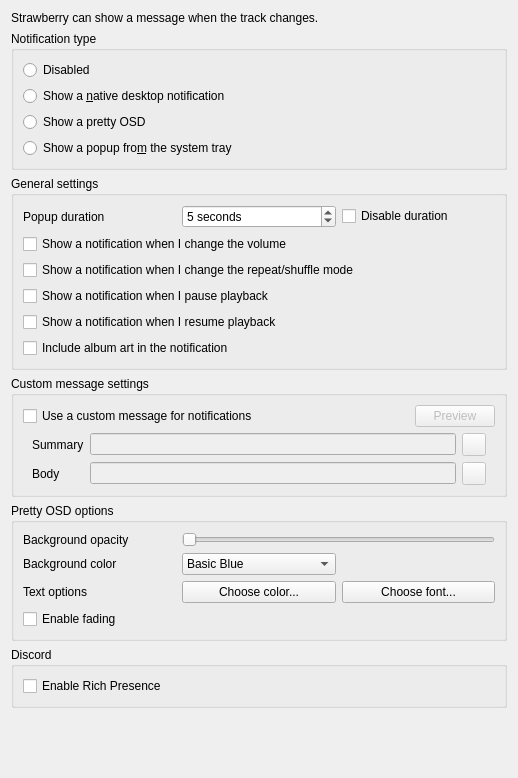
<?xml version="1.0" encoding="UTF-8"?>
<ui version="4.0">
 <class>NotificationsSettingsPage</class>
 <widget class="QWidget" name="NotificationsSettingsPage">
  <property name="geometry">
   <rect>
    <x>0</x>
    <y>0</y>
    <width>518</width>
    <height>778</height>
   </rect>
  </property>
  <property name="windowTitle">
   <string>Notifications</string>
  </property>
  <layout class="QVBoxLayout" name="layout_notificationssettingspage">
   <item>
    <widget class="QLabel" name="label_info">
     <property name="text">
      <string>Strawberry can show a message when the track changes.</string>
     </property>
    </widget>
   </item>
   <item>
    <widget class="QGroupBox" name="groupbox_notification_type">
     <property name="title">
      <string>Notification type</string>
     </property>
     <layout class="QVBoxLayout" name="verticalLayout_7">
      <item>
       <widget class="QRadioButton" name="notifications_none">
        <property name="text">
         <string comment="Refers to a disabled notification type in Notification settings.">Disabled</string>
        </property>
       </widget>
      </item>
      <item>
       <widget class="QRadioButton" name="notifications_native">
        <property name="text">
         <string>Show a &amp;native desktop notification</string>
        </property>
       </widget>
      </item>
      <item>
       <widget class="QRadioButton" name="notifications_pretty">
        <property name="text">
         <string>Show a pretty OSD</string>
        </property>
       </widget>
      </item>
      <item>
       <widget class="QRadioButton" name="notifications_tray">
        <property name="text">
         <string>Show a popup fro&amp;m the system tray</string>
        </property>
       </widget>
      </item>
     </layout>
    </widget>
   </item>
   <item>
    <widget class="QGroupBox" name="notifications_general">
     <property name="title">
      <string>General settings</string>
     </property>
     <layout class="QVBoxLayout" name="layout_notifications_general">
      <item>
       <widget class="QWidget" name="notifications_options" native="true">
        <layout class="QHBoxLayout" name="layout_notifications_options">
         <property name="leftMargin">
          <number>0</number>
         </property>
         <property name="topMargin">
          <number>0</number>
         </property>
         <property name="rightMargin">
          <number>0</number>
         </property>
         <property name="bottomMargin">
          <number>0</number>
         </property>
         <item>
          <widget class="QLabel" name="label_3">
           <property name="text">
            <string>Popup duration</string>
           </property>
          </widget>
         </item>
         <item>
          <widget class="QSpinBox" name="notifications_duration">
           <property name="suffix">
            <string> seconds</string>
           </property>
           <property name="minimum">
            <number>1</number>
           </property>
           <property name="maximum">
            <number>20</number>
           </property>
           <property name="value">
            <number>5</number>
           </property>
          </widget>
         </item>
         <item>
          <widget class="QCheckBox" name="notifications_disable_duration">
           <property name="text">
            <string>Disable duration</string>
           </property>
          </widget>
         </item>
        </layout>
       </widget>
      </item>
      <item>
       <widget class="QCheckBox" name="notifications_volume">
        <property name="text">
         <string>Show a notification when I change the volume</string>
        </property>
       </widget>
      </item>
      <item>
       <widget class="QCheckBox" name="notifications_play_mode">
        <property name="text">
         <string>Show a notification when I change the repeat/shuffle mode</string>
        </property>
       </widget>
      </item>
      <item>
       <widget class="QCheckBox" name="notifications_pause">
        <property name="text">
         <string>Show a notification when I pause playback</string>
        </property>
       </widget>
      </item>
      <item>
       <widget class="QCheckBox" name="notifications_resume">
        <property name="text">
         <string>Show a notification when I resume playback</string>
        </property>
       </widget>
      </item>
      <item>
       <widget class="QCheckBox" name="notifications_art">
        <property name="text">
         <string>Include album art in the notification</string>
        </property>
       </widget>
      </item>
     </layout>
    </widget>
   </item>
   <item>
    <widget class="QGroupBox" name="notifications_custom_text_group">
     <property name="title">
      <string>Custom message settings</string>
     </property>
     <layout class="QVBoxLayout" name="layout_notifications_custom_text_group">
      <item>
       <widget class="QFrame" name="frame_custom_notifications">
        <property name="frameShape">
         <enum>QFrame::Shape::NoFrame</enum>
        </property>
        <property name="frameShadow">
         <enum>QFrame::Shadow::Plain</enum>
        </property>
        <property name="lineWidth">
         <number>0</number>
        </property>
        <layout class="QHBoxLayout" name="horizontalLayout_7">
         <property name="leftMargin">
          <number>0</number>
         </property>
         <property name="topMargin">
          <number>0</number>
         </property>
         <property name="rightMargin">
          <number>0</number>
         </property>
         <property name="bottomMargin">
          <number>0</number>
         </property>
         <item>
          <widget class="QCheckBox" name="notifications_custom_text_enabled">
           <property name="text">
            <string>Use a custom message for notifications</string>
           </property>
          </widget>
         </item>
         <item>
          <widget class="QPushButton" name="notifications_preview">
           <property name="enabled">
            <bool>false</bool>
           </property>
           <property name="sizePolicy">
            <sizepolicy hsizetype="Fixed" vsizetype="Fixed">
             <horstretch>0</horstretch>
             <verstretch>0</verstretch>
            </sizepolicy>
           </property>
           <property name="text">
            <string>Preview</string>
           </property>
          </widget>
         </item>
        </layout>
       </widget>
      </item>
      <item>
       <widget class="QFrame" name="frame">
        <property name="frameShape">
         <enum>QFrame::Shape::NoFrame</enum>
        </property>
        <property name="frameShadow">
         <enum>QFrame::Shadow::Plain</enum>
        </property>
        <property name="lineWidth">
         <number>0</number>
        </property>
        <layout class="QGridLayout" name="gridLayout">
         <property name="topMargin">
          <number>0</number>
         </property>
         <property name="bottomMargin">
          <number>0</number>
         </property>
         <item row="0" column="1">
          <widget class="QLineEdit" name="notifications_custom_text1">
           <property name="enabled">
            <bool>false</bool>
           </property>
           <property name="text">
            <string notr="true"/>
           </property>
          </widget>
         </item>
         <item row="0" column="2">
          <widget class="QToolButton" name="notifications_exp_chooser1">
           <property name="enabled">
            <bool>false</bool>
           </property>
           <property name="accessibleName">
            <string>MenuPopupToolButton</string>
           </property>
           <property name="text">
            <string/>
           </property>
          </widget>
         </item>
         <item row="0" column="0">
          <widget class="QLabel" name="label_summary">
           <property name="text">
            <string>Summary</string>
           </property>
          </widget>
         </item>
         <item row="1" column="0">
          <widget class="QLabel" name="label_body">
           <property name="text">
            <string>Body</string>
           </property>
          </widget>
         </item>
         <item row="1" column="1">
          <widget class="QLineEdit" name="notifications_custom_text2">
           <property name="enabled">
            <bool>false</bool>
           </property>
           <property name="text">
            <string notr="true"/>
           </property>
          </widget>
         </item>
         <item row="1" column="2">
          <widget class="QToolButton" name="notifications_exp_chooser2">
           <property name="enabled">
            <bool>false</bool>
           </property>
           <property name="accessibleName">
            <string>MenuPopupToolButton</string>
           </property>
           <property name="text">
            <string/>
           </property>
          </widget>
         </item>
        </layout>
       </widget>
      </item>
     </layout>
    </widget>
   </item>
   <item>
    <widget class="QGroupBox" name="notifications_pretty_group">
     <property name="title">
      <string>Pretty OSD options</string>
     </property>
     <layout class="QGridLayout" name="layout_notifications_pretty_group">
      <item row="0" column="1" colspan="2">
       <widget class="QSlider" name="notifications_opacity">
        <property name="orientation">
         <enum>Qt::Orientation::Horizontal</enum>
        </property>
       </widget>
      </item>
      <item row="1" column="0">
       <widget class="QLabel" name="label_5">
        <property name="text">
         <string>Background color</string>
        </property>
       </widget>
      </item>
      <item row="2" column="0">
       <widget class="QLabel" name="label_6">
        <property name="text">
         <string>Text options</string>
        </property>
       </widget>
      </item>
      <item row="2" column="2">
       <widget class="QPushButton" name="notifications_font_choose">
        <property name="text">
         <string>Choose font...</string>
        </property>
       </widget>
      </item>
      <item row="2" column="1">
       <widget class="QPushButton" name="notifications_fg_choose">
        <property name="text">
         <string>Choose color...</string>
        </property>
       </widget>
      </item>
      <item row="0" column="0">
       <widget class="QLabel" name="label_4">
        <property name="text">
         <string>Background opacity</string>
        </property>
       </widget>
      </item>
      <item row="1" column="1">
       <widget class="QComboBox" name="notifications_bg_preset">
        <item>
         <property name="text">
          <string>Basic Blue</string>
         </property>
        </item>
        <item>
         <property name="text">
          <string>Strawberry Red</string>
         </property>
        </item>
        <item>
         <property name="text">
          <string>Custom...</string>
         </property>
        </item>
       </widget>
      </item>
      <item row="3" column="0">
       <widget class="QCheckBox" name="notifications_fading">
        <property name="text">
         <string>Enable fading</string>
        </property>
       </widget>
      </item>
     </layout>
    </widget>
   </item>
   <item>
    <widget class="QGroupBox" name="groupbox_discord">
     <property name="title">
      <string>Discord</string>
     </property>
     <layout class="QVBoxLayout" name="verticalLayout_3">
      <item>
       <widget class="QCheckBox" name="richpresence_enabled">
        <property name="text">
         <string>Enable Rich Presence</string>
        </property>
       </widget>
      </item>
     </layout>
    </widget>
   </item>
   <item>
    <spacer name="spacer_bottom">
     <property name="orientation">
      <enum>Qt::Orientation::Vertical</enum>
     </property>
     <property name="sizeHint" stdset="0">
      <size>
       <width>20</width>
       <height>32</height>
      </size>
     </property>
    </spacer>
   </item>
  </layout>
  <action name="action_artist">
   <property name="text">
    <string notr="true">%artist%</string>
   </property>
   <property name="toolTip">
    <string>Add song artist tag</string>
   </property>
  </action>
  <action name="action_album">
   <property name="text">
    <string notr="true">%album%</string>
   </property>
   <property name="toolTip">
    <string>Add song album tag</string>
   </property>
  </action>
  <action name="action_title">
   <property name="text">
    <string notr="true">%title%</string>
   </property>
   <property name="toolTip">
    <string>Add song title tag</string>
   </property>
  </action>
  <action name="action_albumartist">
   <property name="text">
    <string notr="true">%albumartist%</string>
   </property>
   <property name="toolTip">
    <string>Add song albumartist tag</string>
   </property>
  </action>
  <action name="action_year">
   <property name="text">
    <string notr="true">%year%</string>
   </property>
   <property name="toolTip">
    <string>Add song year tag</string>
   </property>
  </action>
  <action name="action_composer">
   <property name="text">
    <string notr="true">%composer%</string>
   </property>
   <property name="toolTip">
    <string>Add song composer tag</string>
   </property>
  </action>
  <action name="action_performer">
   <property name="text">
    <string notr="true">%performer%</string>
   </property>
   <property name="toolTip">
    <string>Add song performer tag</string>
   </property>
  </action>
  <action name="action_grouping">
   <property name="text">
    <string notr="true">%grouping%</string>
   </property>
   <property name="toolTip">
    <string>Add song grouping tag</string>
   </property>
  </action>
  <action name="action_disc">
   <property name="text">
    <string notr="true">%disc%</string>
   </property>
   <property name="toolTip">
    <string>Add song disc tag</string>
   </property>
  </action>
  <action name="action_track">
   <property name="text">
    <string notr="true">%track%</string>
   </property>
   <property name="toolTip">
    <string>Add song track tag</string>
   </property>
  </action>
  <action name="action_genre">
   <property name="text">
    <string notr="true">%genre%</string>
   </property>
   <property name="toolTip">
    <string>Add song genre tag</string>
   </property>
  </action>
  <action name="action_length">
   <property name="text">
    <string notr="true">%length%</string>
   </property>
   <property name="toolTip">
    <string>Add song length tag</string>
   </property>
  </action>
  <action name="action_playcount">
   <property name="text">
    <string notr="true">%playcount%</string>
   </property>
   <property name="toolTip">
    <string>Add song play count</string>
   </property>
  </action>
  <action name="action_skipcount">
   <property name="text">
    <string notr="true">%skipcount%</string>
   </property>
   <property name="toolTip">
    <string>Add song skip count</string>
   </property>
  </action>
  <action name="action_rating">
   <property name="text">
    <string notr="true">%rating%</string>
   </property>
   <property name="toolTip">
    <string>Add song rating</string>
   </property>
  </action>
  <action name="action_newline">
   <property name="text">
    <string notr="true">%newline%</string>
   </property>
   <property name="toolTip">
    <string>Add a new line if supported by the notification type</string>
   </property>
  </action>
  <action name="action_filename">
   <property name="text">
    <string>%filename%</string>
   </property>
   <property name="toolTip">
    <string>Add song filename</string>
   </property>
  </action>
  <action name="action_url">
   <property name="text">
    <string>%url%</string>
   </property>
   <property name="toolTip">
    <string>Add song URL</string>
   </property>
  </action>
  <action name="action_originalyear">
   <property name="text">
    <string>%originalyear%</string>
   </property>
   <property name="toolTip">
    <string>Add song original year tag</string>
   </property>
  </action>
 </widget>
 <tabstops>
  <tabstop>notifications_none</tabstop>
  <tabstop>notifications_native</tabstop>
  <tabstop>notifications_pretty</tabstop>
  <tabstop>notifications_tray</tabstop>
  <tabstop>notifications_duration</tabstop>
  <tabstop>notifications_disable_duration</tabstop>
  <tabstop>notifications_volume</tabstop>
  <tabstop>notifications_play_mode</tabstop>
  <tabstop>notifications_pause</tabstop>
  <tabstop>notifications_resume</tabstop>
  <tabstop>notifications_art</tabstop>
  <tabstop>notifications_custom_text_enabled</tabstop>
  <tabstop>notifications_preview</tabstop>
  <tabstop>notifications_custom_text1</tabstop>
  <tabstop>notifications_exp_chooser1</tabstop>
  <tabstop>notifications_custom_text2</tabstop>
  <tabstop>notifications_exp_chooser2</tabstop>
  <tabstop>notifications_opacity</tabstop>
  <tabstop>notifications_bg_preset</tabstop>
  <tabstop>notifications_fg_choose</tabstop>
  <tabstop>notifications_font_choose</tabstop>
 </tabstops>
 <resources/>
 <connections/>
</ui>
